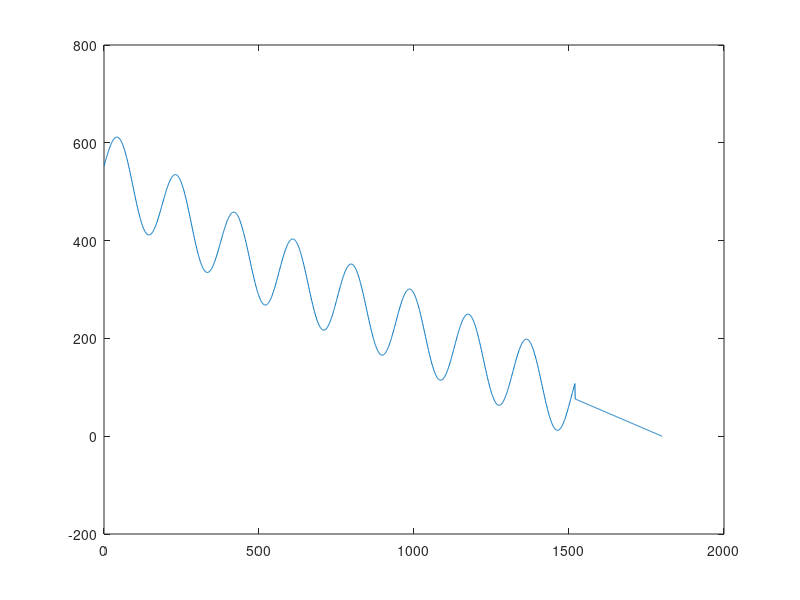

Write the MATLAB code that produced this figure.
lon_start = 38.661029;
lat_start = -9.202821;
alt_start = 550;

lon_7 = 38.7185;
lat_7 = -9.169229;
alt_7 = tan(3*pi/180)*7000;

lon_aero = 38.77559;
lat_aero = -9.13536;
alt_aero = 0;

len_data = 1800;
len_7 = 450;

lon = 0:len_data;
lat = 0:len_data;
alt = 0:len_data;
x = 0:len_data;
dist = 0:len_data;

pitch = 0:len_data;
roll = 0:len_data;
yaw = 0:len_data;

for k = 1:len_data+1
    if (k <= len_7)
        lon(k) = lon_start+(lon_7-lon_start)/(len_7)*k;
        lat(k) = lat_start+(lat_7-lat_start)/(len_7)*k;
        alt(k) = alt_start+(alt_7-alt_start)/(len_7)*k;
    else
        lon(k) = lon_7+(lon_aero-lon_7)/(len_data-len_7)*(k-len_7-1);
        lat(k) = lat_7+(lat_aero-lat_7)/(len_data-len_7)*(k-len_7-1);
        alt(k) = alt_7+(alt_aero-alt_7)/(len_data-len_7)*(k-len_7-1);
    end
    
    pitch(k) = 5;
    roll(k) = 0;
    yaw(k) = 25;

    fi1 = lat(k)*pi/180;
    fi2 = lat_aero*pi/180;
    delta_fi = (lat_aero-lat(k))*pi/180;
    delta_lambda = (lon_aero-lon(k))*pi/180;
    a = sin(delta_fi/2)*sin(delta_fi/2)+cos(fi1)*cos(fi2)*sin(delta_lambda/2)*sin(delta_lambda/2);
    c = 2*atan(sqrt(a)/sqrt(1-a));
    dist(k) = 6371*c;
end
close all;

for l = 1:len_data-280
    alt(l) = alt(l)+80*sin(l/30);
    if alt(l)<0
        alt(l)=0;
    end
end

plot(x,alt);
%hold on;
%hline = refline([0 alt_7]);
%hline.Color = 'r';
%A = [pitch;roll;yaw];
%fileID = fopen('sine_vertical_att.txt','w');
%fprintf(fileID,'AB CD EF GH %f %f %f\r\n',A);
%fclose(fileID);

A = [lon;lat;alt;pitch;roll;yaw];
fileID = fopen('C:\Users\paulo\Dropbox\SAInt\ILS\client_dummy\sine_vertical.txt','w');
fprintf(fileID,'%f;%f;%f;%f;%f;%f\r\n',A);
fclose(fileID);







